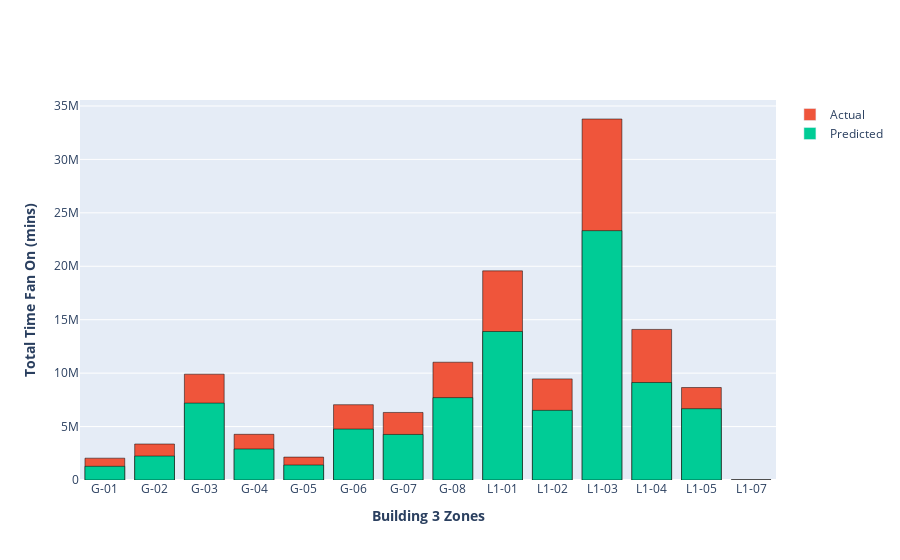

The notebook cell saved with this chart:
### Code cell
display(BarChartCreator(df,3).fig)

### Figure 1 — Plotly figure (JSON) as saved in the notebook; plotly's stock layout.template omitted (floating-point values rounded to 4 significant figures)
{"data": [{"marker": {"color": "#EF553B", "line": {"color": "black", "width": 0.5}}, "name": "G-01", "opacity": 1, "showlegend": false, "type": "bar", "x": ["G-01"], "y": [2042231]}, {"marker": {"color": "#00CC96", "line": {"color": "black", "width": 0.5}}, "name": "G-01", "opacity": 1, "showlegend": false, "type": "bar", "x": ["G-01"], "y": [1281000.0]}, {"marker": {"color": "#EF553B", "line": {"color": "black", "width": 0.5}}, "name": "G-02", "opacity": 1, "showlegend": false, "type": "bar", "x": ["G-02"], "y": [3368727]}, {"marker": {"color": "#00CC96", "line": {"color": "black", "width": 0.5}}, "name": "G-02", "opacity": 1, "showlegend": false, "type": "bar", "x": ["G-02"], "y": [2240000.0]}, {"marker": {"color": "#EF553B", "line": {"color": "black", "width": 0.5}}, "name": "G-03", "opacity": 1, "showlegend": false, "type": "bar", "x": ["G-03"], "y": [9902903]}, {"marker": {"color": "#00CC96", "line": {"color": "black", "width": 0.5}}, "name": "G-03", "opacity": 1, "showlegend": false, "type": "bar", "x": ["G-03"], "y": [7194000.0]}, {"marker": {"color": "#EF553B", "line": {"color": "black", "width": 0.5}}, "name": "G-04", "opacity": 1, "showlegend": false, "type": "bar", "x": ["G-04"], "y": [4275365]}, {"marker": {"color": "#00CC96", "line": {"color": "black", "width": 0.5}}, "name": "G-04", "opacity": 1, "showlegend": false, "type": "bar", "x": ["G-04"], "y": [2904000.0]}, {"marker": {"color": "#EF553B", "line": {"color": "black", "width": 0.5}}, "name": "G-05", "opacity": 1, "showlegend": false, "type": "bar", "x": ["G-05"], "y": [2143033]}, {"marker": {"color": "#00CC96", "line": {"color": "black", "width": 0.5}}, "name": "G-05", "opacity": 1, "showlegend": false, "type": "bar", "x": ["G-05"], "y": [1400000.0]}, {"marker": {"color": "#EF553B", "line": {"color": "black", "width": 0.5}}, "name": "G-06", "opacity": 1, "showlegend": false, "type": "bar", "x": ["G-06"], "y": [7044929]}, {"marker": {"color": "#00CC96", "line": {"color": "black", "width": 0.5}}, "name": "G-06", "opacity": 1, "showlegend": false, "type": "bar", "x": ["G-06"], "y": [4765000.0]}, {"marker": {"color": "#EF553B", "line": {"color": "black", "width": 0.5}}, "name": "G-07", "opacity": 1, "showlegend": false, "type": "bar", "x": ["G-07"], "y": [6320811]}, {"marker": {"color": "#00CC96", "line": {"color": "black", "width": 0.5}}, "name": "G-07", "opacity": 1, "showlegend": false, "type": "bar", "x": ["G-07"], "y": [4263000.0]}, {"marker": {"color": "#EF553B", "line": {"color": "black", "width": 0.5}}, "name": "G-08", "opacity": 1, "showlegend": false, "type": "bar", "x": ["G-08"], "y": [11022458]}, {"marker": {"color": "#00CC96", "line": {"color": "black", "width": 0.5}}, "name": "G-08", "opacity": 1, "showlegend": false, "type": "bar", "x": ["G-08"], "y": [7708000.0]}, {"marker": {"color": "#EF553B", "line": {"color": "black", "width": 0.5}}, "name": "L1-01", "opacity": 1, "showlegend": false, "type": "bar", "x": ["L1-01"], "y": [19571104]}, {"marker": {"color": "#00CC96", "line": {"color": "black", "width": 0.5}}, "name": "L1-01", "opacity": 1, "showlegend": false, "type": "bar", "x": ["L1-01"], "y": [13900000.0]}, {"marker": {"color": "#EF553B", "line": {"color": "black", "width": 0.5}}, "name": "L1-02", "opacity": 1, "showlegend": false, "type": "bar", "x": ["L1-02"], "y": [9460641]}, {"marker": {"color": "#00CC96", "line": {"color": "black", "width": 0.5}}, "name": "L1-02", "opacity": 1, "showlegend": false, "type": "bar", "x": ["L1-02"], "y": [6516000.0]}, {"marker": {"color": "#EF553B", "line": {"color": "black", "width": 0.5}}, "name": "L1-03", "opacity": 1, "showlegend": false, "type": "bar", "x": ["L1-03"], "y": [33780447]}, {"marker": {"color": "#00CC96", "line": {"color": "black", "width": 0.5}}, "name": "L1-03", "opacity": 1, "showlegend": false, "type": "bar", "x": ["L1-03"], "y": [23330000.0]}, {"marker": {"color": "#EF553B", "line": {"color": "black", "width": 0.5}}, "name": "L1-04", "opacity": 1, "showlegend": false, "type": "bar", "x": ["L1-04"], "y": [14091814]}, {"marker": {"color": "#00CC96", "line": {"color": "black", "width": 0.5}}, "name": "L1-04", "opacity": 1, "showlegend": false, "type": "bar", "x": ["L1-04"], "y": [9121000.0]}, {"marker": {"color": "#EF553B", "line": {"color": "black", "width": 0.5}}, "name": "L1-05", "opacity": 1, "showlegend": false, "type": "bar", "x": ["L1-05"], "y": [8653246]}, {"marker": {"color": "#00CC96", "line": {"color": "black", "width": 0.5}}, "name": "L1-05", "opacity": 1, "showlegend": false, "type": "bar", "x": ["L1-05"], "y": [6673000.0]}, {"marker": {"color": "#EF553B", "line": {"color": "black", "width": 0.5}}, "name": "L1-07", "opacity": 1, "showlegend": false, "type": "bar", "x": ["L1-07"], "y": [3448]}, {"marker": {"color": "#00CC96", "line": {"color": "black", "width": 0.5}}, "name": "L1-07", "opacity": 1, "showlegend": false, "type": "bar", "x": ["L1-07"], "y": [1924.0]}, {"marker": {"color": "#EF553B"}, "name": "Actual", "type": "bar", "x": [null], "y": [null]}, {"marker": {"color": "#00CC96"}, "name": "Predicted", "type": "bar", "x": [null], "y": [null]}], "layout": {"barmode": "overlay", "xaxis": {"title": {"text": "<b>Building 3 Zones</b>"}}, "yaxis": {"title": {"text": "<b>Total Time Fan On (mins)</b>"}}}}
